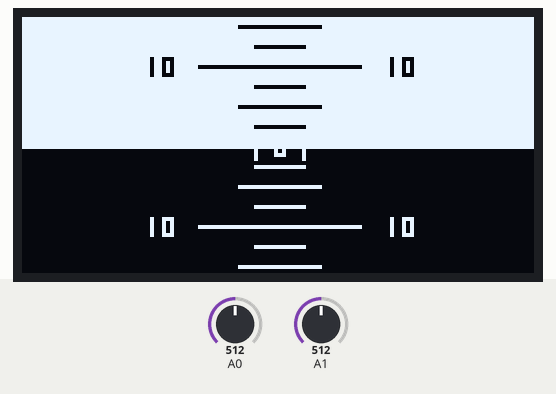
Simulated run of this sketch. Board: Arduino Uno, built with avr-gcc and run on an emulated ATmega328P. Parts: 128×64 one-colour display. Inputs (shaded band) come from the test bench; at power-on: A0 = 512, A1 = 512.

Above: at 1.2 s.
1.3 s: A0 set to 716
At 2.6 s:
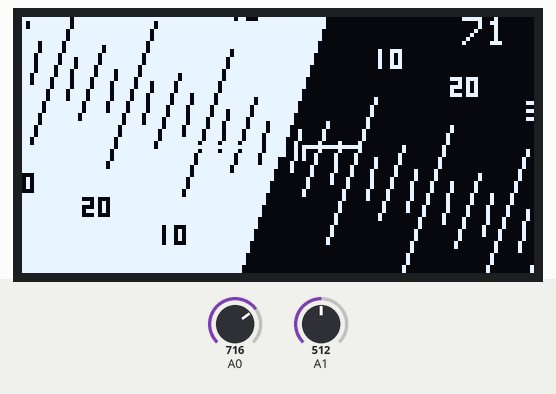
2.9 s: A1 set to 716
At 3.5 s:
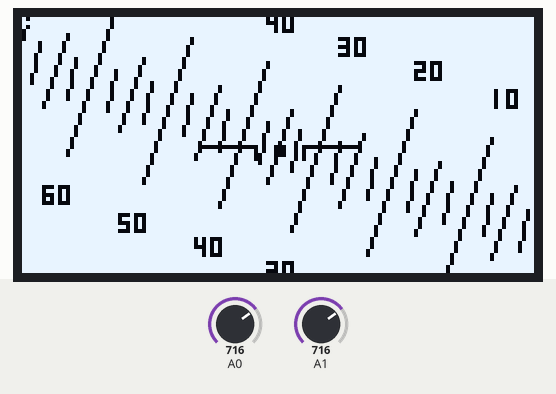
4.5 s: A0 set to 900
At 5.2 s:
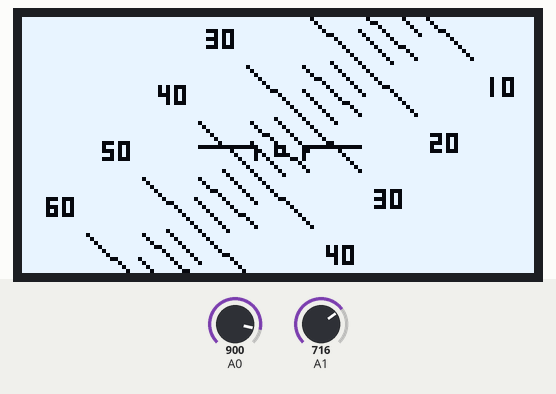
6.0 s: A1 set to 900
At 6.9 s:
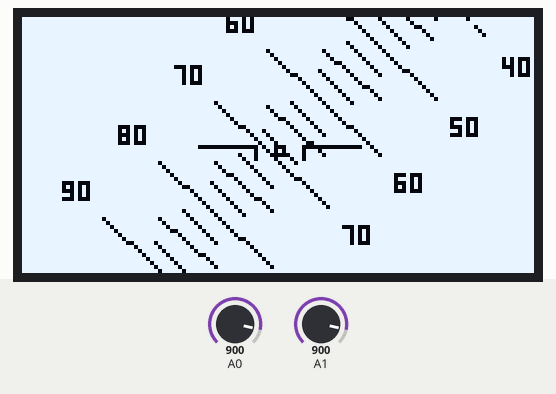
7.6 s: A0 set to 1023
At 8.9 s:
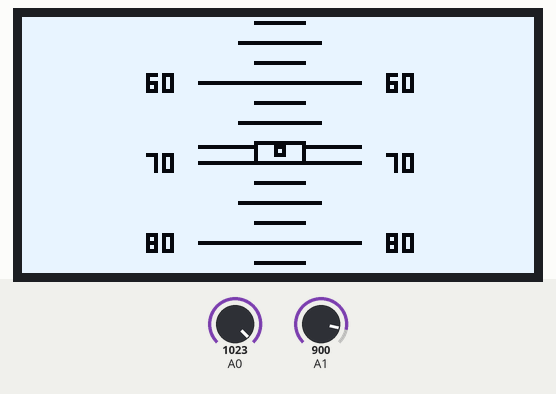
9.2 s: A1 set to 1023
At 10.5 s:
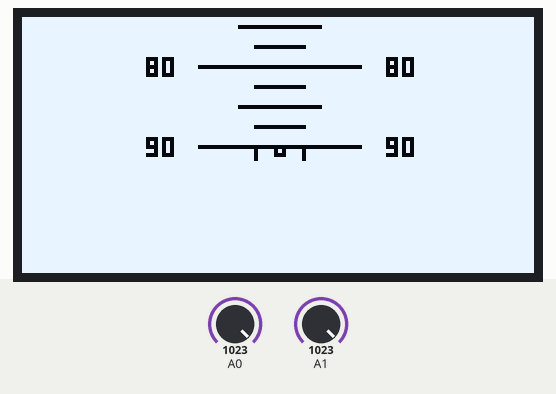
Timing chart, 0 to 11.8 s (numbered marks = the images above; inputs shaded):
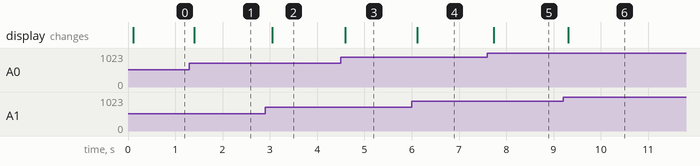

The sketch:

main.ino
```cpp
#include <Adafruit_GFX.h>
#include <Adafruit_SSD1306.h>

#define DEG2RAD 0.0174532925
#define centerX 64
#define centerY 32
#define HOR_WIDTH 75
#define SCL_WIDTH 20

Adafruit_SSD1306 display = Adafruit_SSD1306(128, 64, &Wire);

// '10', 7x5px
const unsigned char epd_bitmap_10 [] PROGMEM = {
	0x4e, 0x4a, 0x4a, 0x4a, 0x4e
};
// '20', 7x5px
const unsigned char epd_bitmap_20 [] PROGMEM = {
	0xee, 0x2a, 0xea, 0x8a, 0xee
};
// '30', 7x5px
const unsigned char epd_bitmap_30 [] PROGMEM = {
	0xee, 0x2a, 0xea, 0x2a, 0xee
};
// '40', 7x5px
const unsigned char epd_bitmap_40 [] PROGMEM = {
	0xae, 0xaa, 0xea, 0x2a, 0x2e
};
// '50', 7x5px
const unsigned char epd_bitmap_50 [] PROGMEM = {
	0xee, 0x8a, 0xea, 0x2a, 0xee
};
// '70', 7x5px
const unsigned char epd_bitmap_70 [] PROGMEM = {
	0xee, 0x2a, 0x2a, 0x2a, 0x2e
};
// '60', 7x5px
const unsigned char epd_bitmap_60 [] PROGMEM = {
	0xee, 0x8a, 0xea, 0xaa, 0xee
};
// '80', 7x5px
const unsigned char epd_bitmap_80 [] PROGMEM = {
	0xee, 0xaa, 0xea, 0xaa, 0xee
};
// '90', 7x5px
const unsigned char epd_bitmap_90 [] PROGMEM = {
	0xee, 0xaa, 0xea, 0x2a, 0xee
};

const unsigned char* number_bitmaps[9] = {
  epd_bitmap_10,
  epd_bitmap_20,
  epd_bitmap_30,
  epd_bitmap_40,
  epd_bitmap_50,
  epd_bitmap_60,
  epd_bitmap_70,
  epd_bitmap_80,
  epd_bitmap_90
};

void setup()
{
    pinMode(A0, INPUT);
    pinMode(A1, INPUT);
    display.begin(SSD1306_SWITCHCAPVCC, 0x3C);
    display.clearDisplay();
    display.display();
}

void loop()
{
    int roll = map(analogRead(A0), 0, 1023, -180, 180);
    int pitch = map(analogRead(A1), 0, 1023, -90, 90);

    display.clearDisplay();

    drawHorizon(pitch, roll);
    drawWings(pitch);

    display.setTextSize(1);
    display.setTextColor(WHITE);
    display.setCursor(0, 0);
    display.print(pitch / 2);
    display.setCursor(110, 0);
    display.print(roll);

    display.display();
}
// Roll from -180 to 180
// Pitch from -90 to 90
void drawHorizon(int pitch, int roll) {
    pitch *= 2;
    float crollMain = cos((-roll - 270) * DEG2RAD);
    float srollMain = sin((-roll - 270) * DEG2RAD);

    float croll = cos((-roll) * DEG2RAD);
    float sroll = sin((-roll) * DEG2RAD);

    int16_t x = crollMain * pitch;
    int16_t y = srollMain * pitch;

    int16_t x0 = croll * HOR_WIDTH; int16_t y0 = sroll * HOR_WIDTH;

    // HORIZON
    // commented cuz up side anyway is white
    // display.drawLine(centerX + (x - x0), centerY + (y - y0),
    //                  centerX + (x + x0), centerY + (y + y0), WHITE);

    // White up side
    int16_t triX = crollMain * HOR_WIDTH; int16_t triY = srollMain * HOR_WIDTH;
    display.fillTriangle(centerX + (x - x0), centerY + (y - y0),
                         centerX + (x + x0), centerY + (y + y0),
                         centerX - (triX - x0), centerY - (triY - y0), WHITE);

    display.fillTriangle(centerX + (x - x0), centerY + (y - y0),
                         centerX - (triX - x0), centerY - (triY - y0),
                         centerX - (triX + x0), centerY - (triY + y0), WHITE);

    ////// SCALES AND NUMBERS
    x0 = croll * 20; y0 = sroll * 20;  // LARGE
    int16_t x1 = croll * 10; int16_t y1 = sroll * 10;  // MEDIUM
    int16_t x2 = croll * 6; int16_t y2 = sroll * 6;  // SMALL

    int16_t x3 = croll * 30; int16_t y3 = sroll * 30;  // NUMBERS

    for(int i = 20; i < 200; i += 20) {
        x = crollMain * (pitch - i);
        y = srollMain * (pitch - i);

        // NUMBERS
        display.drawBitmap(centerX + (x - x3) - 3, centerY + (y - y3) - 2, number_bitmaps[(i / 20) - 1], 7, 5, BLACK);
        display.drawBitmap(centerX + (x + x3) - 3, centerY + (y + y3) - 2, number_bitmaps[(i / 20) - 1], 7, 5, BLACK);

        // SCALES
        display.drawLine(centerX + (x - x0), centerY + (y - y0),
                         centerX + (x + x0), centerY + (y + y0), BLACK);

        x = crollMain * (pitch - i + 5);
        y = srollMain * (pitch - i + 5);
        display.drawLine(centerX + (x - x2), centerY + (y - y2),
                         centerX + (x + x2), centerY + (y + y2), BLACK);
        x = crollMain * (pitch - i + 10);
        y = srollMain * (pitch - i + 10);
        display.drawLine(centerX + (x - x1), centerY + (y - y1),
                         centerX + (x + x1), centerY + (y + y1), BLACK);
        x = crollMain * (pitch - i + 15);
        y = srollMain * (pitch - i + 15);
        display.drawLine(centerX + (x - x2), centerY + (y - y2),
                         centerX + (x + x2), centerY + (y + y2), BLACK);
    }

    for(int i = 20; i < 200; i += 20) {
        x = crollMain * (pitch + i);
        y = srollMain * (pitch + i);

        // NUMBERS
        display.drawBitmap(centerX + (x - x3) - 3, centerY + (y - y3) - 2, number_bitmaps[(i / 20) - 1], 7, 5, WHITE);
        display.drawBitmap(centerX + (x + x3) - 3, centerY + (y + y3) - 2, number_bitmaps[(i / 20) - 1], 7, 5, WHITE);

        // SCALES
        display.drawLine(centerX + (x - x0), centerY + (y - y0),
                         centerX + (x + x0), centerY + (y + y0), WHITE);

        x = crollMain * (pitch + i - 5);
        y = srollMain * (pitch + i - 5);
        display.drawLine(centerX + (x - x2), centerY + (y - y2),
                         centerX + (x + x2), centerY + (y + y2), WHITE);
        x = crollMain * (pitch + i - 10);
        y = srollMain * (pitch + i - 10);
        display.drawLine(centerX + (x - x1), centerY + (y - y1),
                         centerX + (x + x1), centerY + (y + y1), WHITE);
        x = crollMain * (pitch + i - 15);
        y = srollMain * (pitch + i - 15);
        display.drawLine(centerX + (x - x2), centerY + (y - y2),
                         centerX + (x + x2), centerY + (y + y2), WHITE);
    }
    //////
}

void drawWings(int pitch)
{
    if(pitch < 1) {
        display.drawFastHLine(44, 32, 14, WHITE);
        display.drawFastVLine(58, 32, 4, WHITE);
        display.drawFastHLine(63, 32, 3, WHITE);
        display.drawPixel(63, 33, WHITE);
        display.drawPixel(65, 33, WHITE);
        display.drawFastHLine(63, 34, 3, WHITE);
        display.drawFastHLine(71, 32, 14, WHITE);
        display.drawFastVLine(70, 32, 4, WHITE);
    } else {
        display.drawFastHLine(44, 32, 14, BLACK);
        display.drawFastVLine(58, 32, 4, BLACK);
        display.drawFastHLine(63, 32, 3, BLACK);
        display.drawPixel(63, 33, BLACK);
        display.drawPixel(65, 33, BLACK);
        display.drawFastHLine(63, 34, 3, BLACK);
        display.drawFastHLine(71, 32, 14, BLACK);
        display.drawFastVLine(70, 32, 4, BLACK);
    }
}
```

Measured:
- after the input at 1.3 s, the display: changes after 0.10 s (image 1)
- after the input at 2.9 s, the display: changes after 0.15 s (image 2)
- after the input at 4.5 s, the display: changes after 0.10 s (image 3)
- after the input at 6.0 s, the display: changes after 0.11 s (image 4)
- after the input at 7.6 s, the display: changes after 0.14 s (image 5)
- after the input at 9.2 s, the display: changes after 0.11 s (image 6)
